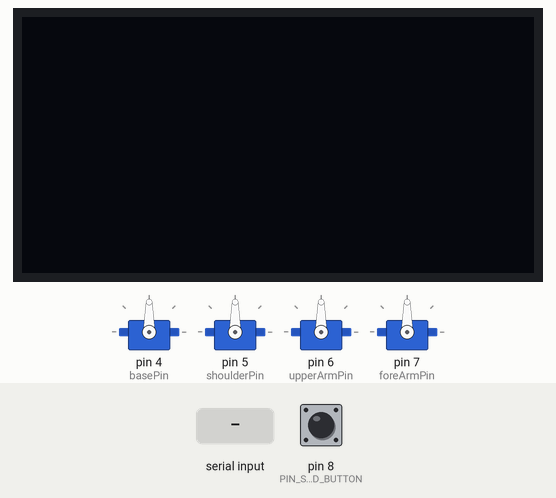
A sketch run on a simulated Arduino Uno, built with avr-gcc and run on an emulated ATmega328P. Parts: 4 × servo, 128×64 one-colour display. The inputs (shaded band) are chosen by the test bench; at power-on: pin 8 (PIN_SERVO_READ_BUTTON) HIGH. What the sketch prints to the serial monitor is not drawn.

Above: at 1.2 s.
1.3 s: "90,45,200\n" received over Serial
At 3.3 s:
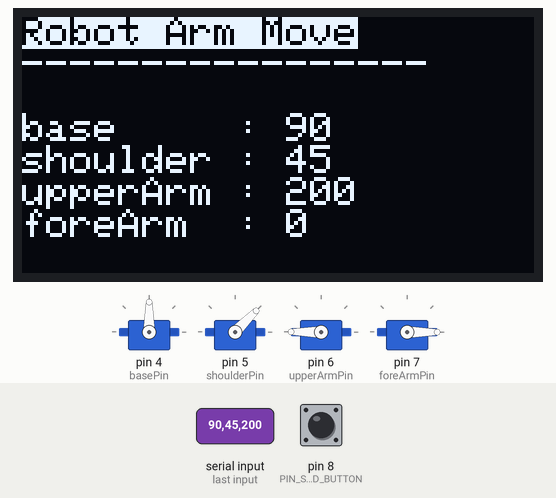
3.8 s: "30,150,10\n" received over Serial
At 5.2 s:
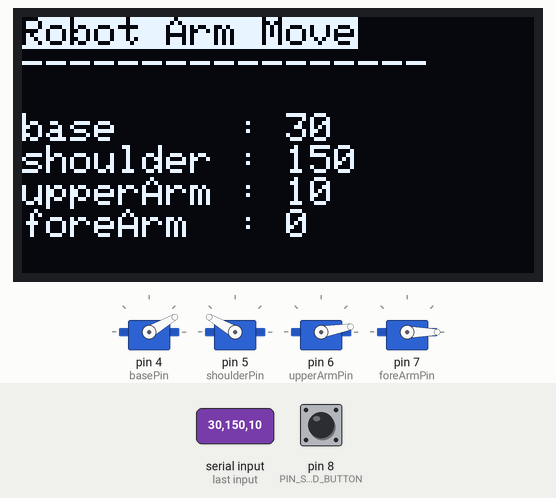
6.3 s: "90,45\n" received over Serial
At 9.0 s:
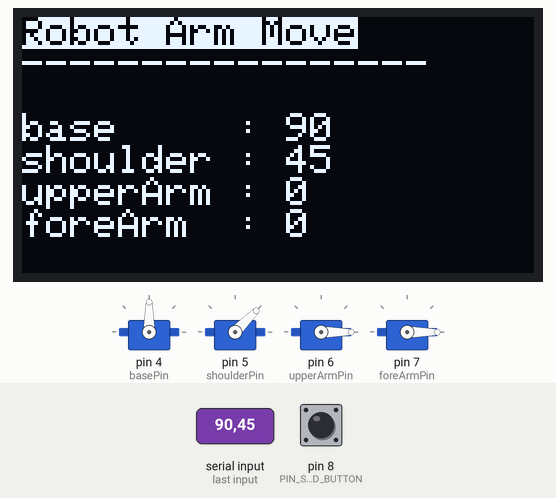
9.3 s: "30,150,10,200\n" received over Serial
At 9.9 s:
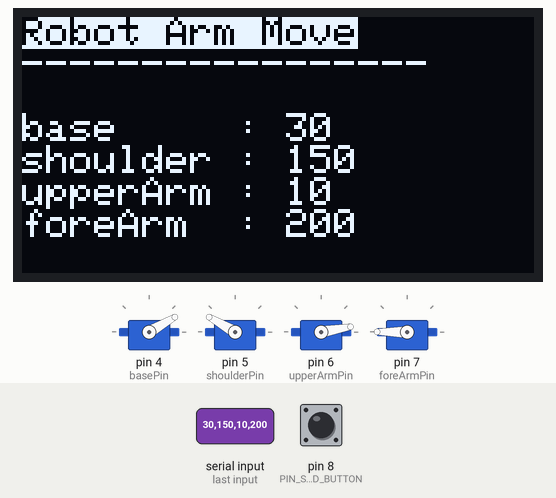
10.8 s: "5\n" received over Serial
13.8 s: "30,150\n" received over Serial
At 14.4 s:
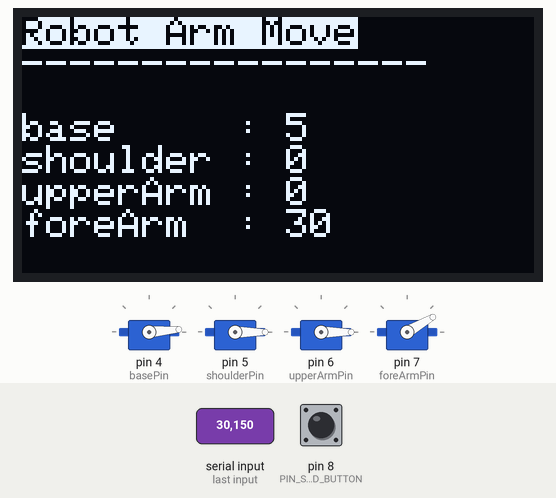
Timing chart, 0 to 17.8 s (numbered marks = the images above; inputs shaded):
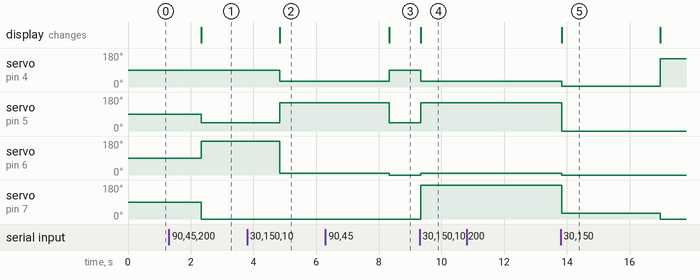

The sketch:

05_RobotArm_controller_readJ_ver2.ino
```cpp
#define PIN_SERVO_READ_BUTTON 8

#include <Adafruit_GFX.h>
#include <Adafruit_SSD1306.h>

#define SCREEN_WIDTH 128  // OLED display width, in pixels
#define SCREEN_HEIGHT 64  // OLED display height, in pixels

#define OLED_RESET -1        // Reset pin # (or -1 if sharing Arduino reset pin)
#define SCREEN_ADDRESS 0x3C  ///< See datasheet for Address; 0x3D for 128x64, 0x3C for 128x32
Adafruit_SSD1306 display(SCREEN_WIDTH, SCREEN_HEIGHT, &Wire, OLED_RESET);

#include <Servo.h>

const int basePin = 4;
const int shoulderPin = 5;
const int upperArmPin = 6;
const int foreArmPin = 7;

const int servoInitAngle = 90;

Servo base;
Servo shoulder;
Servo upperArm;
Servo foreArm;

int baseA = 0;
int shoulderA = 0;
int upperA = 0;
int foreA = 0;

int baseStatus = 0;
int shoulderStatus = 0;
int upperarmStatus = 0;
int forearmStatus = 0;

void setup() {
  Serial.begin(115200);

  pinMode(PIN_SERVO_READ_BUTTON, INPUT_PULLUP);

  //서보모터
  base.attach(basePin);
  shoulder.attach(shoulderPin);
  upperArm.attach(upperArmPin);
  foreArm.attach(foreArmPin);

  //OLED
  // SSD1306_SWITCHCAPVCC = generate display voltage from 3.3V internally
  if (!display.begin(SSD1306_SWITCHCAPVCC, SCREEN_ADDRESS)) {
    Serial.println(F("SSD1306 allocation failed"));
    for (;;)
      ;  // Don't proceed, loop forever
  }

  Serial.println("oled found");
  display.clearDisplay();
  display.display();
}

int servoParallelControl(int thePos, Servo theServo, int speed) {
  int startPos = theServo.read();
  int newPos = startPos;

  if (startPos < (thePos)) {
    newPos = newPos + 1;
    theServo.write(newPos);
    delay(speed);
    return 0;
  } else if (newPos > (thePos)) {
    newPos = newPos - 1;
    theServo.write(newPos);
    delay(speed);
    return 0;
  } else {
    return 1;
  }
}

void readServoAngle() {
  if (digitalRead(PIN_SERVO_READ_BUTTON) == LOW) {
    baseA = base.read();
    shoulderA = shoulder.read();
    upperA = upperArm.read();
    foreA = foreArm.read();

    displayOLED();
  }
}

void displayOLED() {
  String baseStr = "base     : " + String(baseA);
  String shoulderStr = "shoulder : " + String(shoulderA);
  String upperarmStr = "upperArm : " + String(upperA);
  String forearmStr = "foreArm  : " + String(foreA);

  display.setTextSize(1.5);
  display.setTextColor(SSD1306_BLACK, SSD1306_WHITE);

  display.setCursor(0, 0);
  display.println("Robot Arm Move");
  display.setTextColor(SSD1306_WHITE);
  display.println("-----------------");
  display.println(" ");

  display.setTextSize(1);
  display.println(baseStr);
  display.println(shoulderStr);
  display.println(upperarmStr);
  display.println(forearmStr);
  display.println(" ");

  display.display();
}

void loop() {
  display.clearDisplay();
  readServoAngle();

  while (Serial.available() > 0) {
    baseA = Serial.parseInt();
    shoulderA = Serial.parseInt();
    upperA = Serial.parseInt();
    foreA = Serial.parseInt();

    if (Serial.read() == 'd') {
      Serial.println("Received Signal");
    }

    displayOLED();

    // 서보 모터 각도 설정
    base.write(baseA);
    shoulder.write(shoulderA);
    upperArm.write(upperA);
    foreArm.write(foreA);

    delay(100);
  }
}
```

Measured:
- after the input at 1.3 s, servo on pin 5 (shoulderPin): 90° → 45° after 1.0 s; servo on pin 6 (upperArmPin): 90° → 180° after 1.0 s; servo on pin 7 (foreArmPin): 90° → 0° after 1.0 s; the display: changes after 1.0 s (image 1)
- after the input at 3.8 s, servo on pin 4 (basePin): 90° → 30° after 1.0 s; servo on pin 5 (shoulderPin): 45° → 150° after 1.0 s; servo on pin 6 (upperArmPin): 180° → 10° after 1.0 s; the display: changes after 1.0 s (image 2)
- after the input at 6.3 s, servo on pin 4 (basePin): 30° → 90° after 2.0 s; servo on pin 5 (shoulderPin): 150° → 45° after 2.0 s; servo on pin 6 (upperArmPin): 10° → 0° after 2.0 s; the display: changes after 2.0 s (image 3)
- after the input at 9.3 s, servo on pin 4 (basePin): 90° → 30° at once; servo on pin 5 (shoulderPin): 45° → 150° at once; servo on pin 6 (upperArmPin): 0° → 10° at once; servo on pin 7 (foreArmPin): 0° → 180° at once; the display: changes at once (image 4)
- after the input at 10.8 s, every drawn part: stays the same
- after the input at 13.8 s, servo on pin 7 (foreArmPin): 180° → 30° at once, → 0° 3.1 s later; the display: changes at once (image 5)
